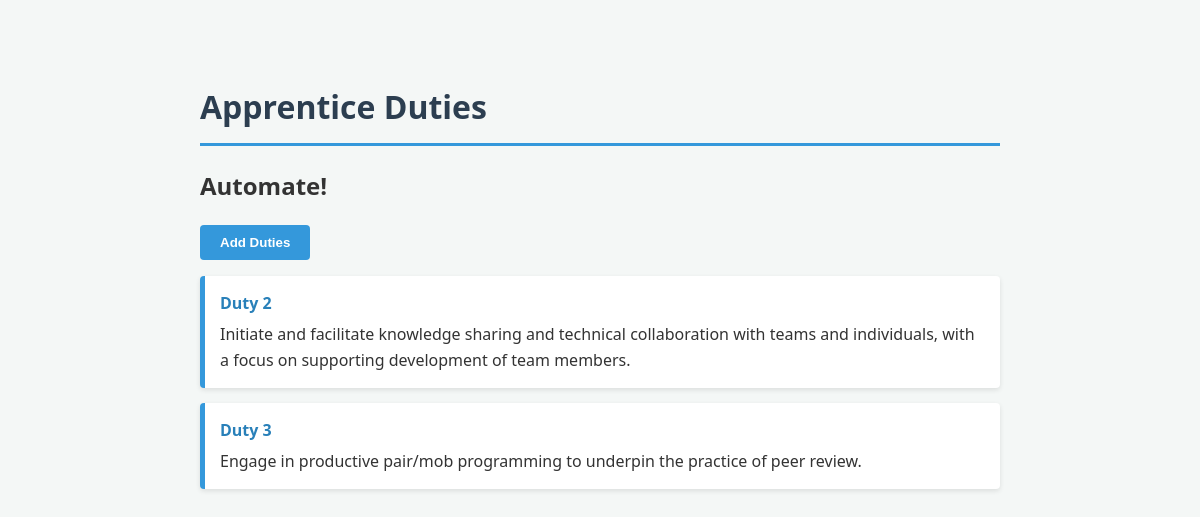
The page / on the database its author committed.
### tables this page shows
CREATE TABLE duties (
    id INTEGER PRIMARY KEY,
    Duty TEXT,
    Description TEXT
    );

### app.py (the view)
@app.route("/", methods=["GET", "POST"])
def home():
    duty_list = [f"Duty {i}" for i in range(1, 14)]
    updated_duty_list = []
    service = get_db_service()
    if request.method == "POST":
        if 'duties' not in request.form:
            return "Bad Request", 400
        selected_duties = request.form.getlist("duties")
        selected_ids = [int(name.split(" ")[1]) for name in selected_duties]
        service.save_duties(selected_ids)
    added_duties = service.get_saved_duties()
    for duty in added_duties:
        updated_duty_list.append(duty["Duty"])
    available_duties = [duty for duty in duty_list if duty not in updated_duty_list]
    return render_template('index.html', duties=available_duties, added_duties=added_duties)

### app.py (called while the page is built)
def get_db_service():
    connection = sqlite3.connect('duties.db', check_same_thread=False)
    return DatabaseService(connection)

### db.py (called while the page is built)
    def get_saved_duties(self):
        query = """
                SELECT duty.id, duty.Duty, duty.Description
                FROM duties duty
                         JOIN saved_duties saved ON duty.id = saved.id
                """
        cursor = self.connection.cursor()
        cursor.execute(query)
        rows = cursor.fetchall()
        return [{"id": row[0], "Duty": row[1], "Description": row[2]} for row in rows]

### templates/index.html (shortened to what this page needs)
<!DOCTYPE html>
<html lang="en">
<head>
  <link rel="stylesheet" href="/static/css/styles.css">
</head>
<body>
  <header>
    <h1>Apprentice Duties</h1>
  </header>
    <h2>Automate!</h2>
    <button id="add-duties">
      Add Duties
    </button>
    <ul id="automate_list" aria-label="Automate Duties List">
      {% for duty in added_duties %}
        <li class="listed_duty">
          <strong>{{ duty.Duty }}</strong> {{ duty.Description }}
        </li>
      {% endfor %}
    </ul>
</body>
</html>

### static/css/styles.css (style rules this page uses)
body { font-family: 'Segoe UI', Tahoma, Geneva, Verdana, sans-serif; background-color: #f4f7f6; color: #333; max-width: 800px; margin: 40px auto; padding: 20px; line-height: 1.6; }
header h1 { color: #2c3e50; border-bottom: 3px solid #3498db; padding-bottom: 10px; }
#automate_list { list-style: none; padding: 0; }
.listed_duty { background: #fff; margin-bottom: 15px; padding: 15px; border-left: 5px solid #3498db; border-radius: 4px; box-shadow: 0 2px 5px rgba(0,0,0,0.1); }
.listed_duty strong { color: #2980b9; display: block; margin-bottom: 5px; }
button { background-color: #3498db; color: white; border: none; padding: 10px 20px; border-radius: 4px; cursor: pointer; font-weight: bold; transition: background 0.3s ease; }

### rows shown on the page
duties: Duty "Duty 2", Description "Initiate and facilitate knowledge sharing and technical collaboration with teams and individuals, with a focus on supporting development of team members."
duties: Duty "Duty 3", Description "Engage in productive pair/mob programming to underpin the practice of peer review."
